Frame 1 (no input): blank canvas, image omitted
Frame 60 (no input): blank canvas, image omitted
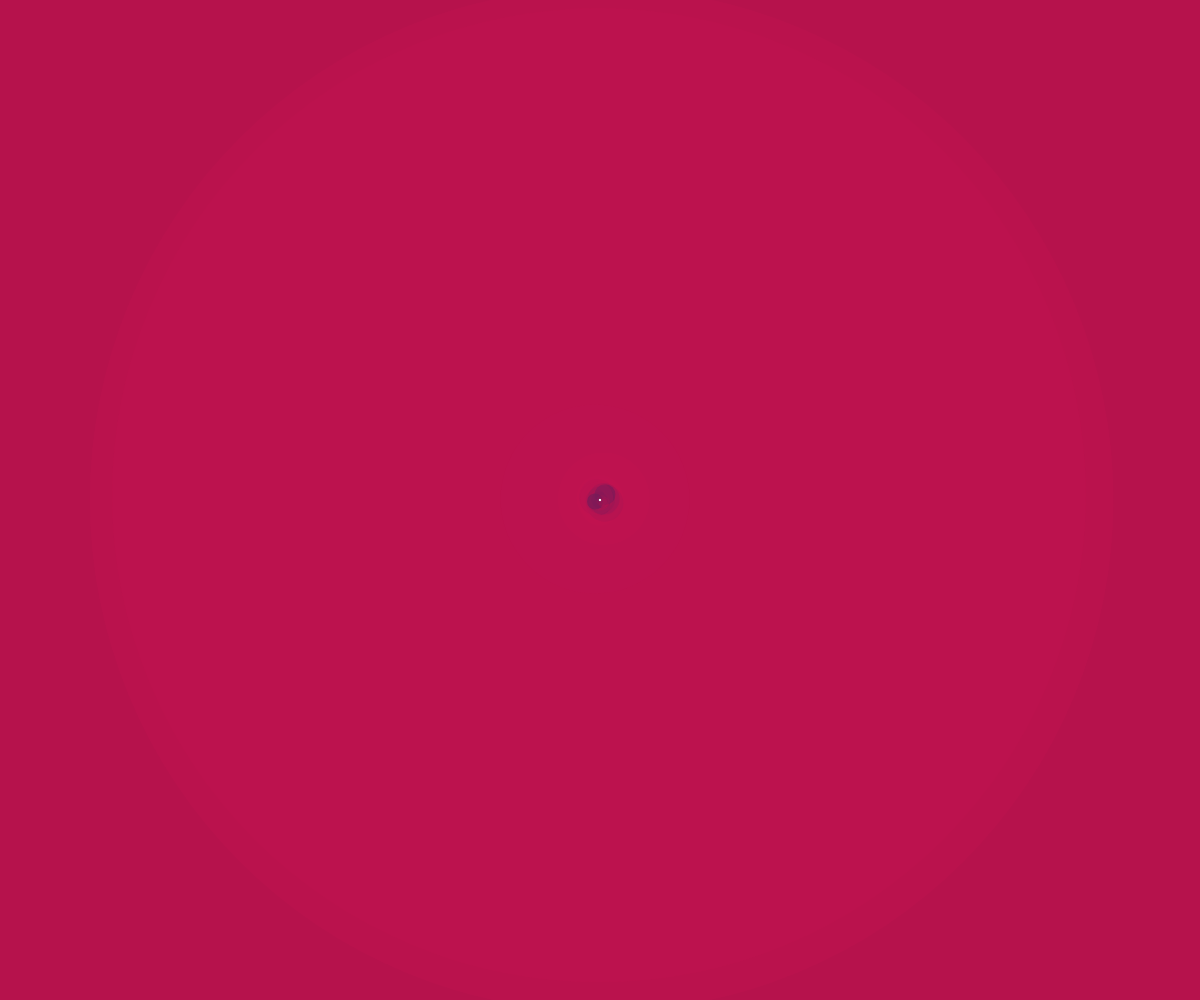
Frame 120 (the mouse pressed at the canvas centre since frame 60)

The p5.js sketch whose frames 1 and 60 were blank and that drew this single picture after the mouse press (run headless with seeded random() and noise() and a simulated clock; from frame 60 on, the mouse is pressed at the canvas centre):

// p5.js sketch
// ── sketch.js
let particles = [];
let trail = [];
let bgColor;

function setup() {
  createCanvas(windowWidth, windowHeight);
  bgColor = color(10, 5, 20);
  noCursor();
}

function draw() {
  // Create a subtle background animation that responds to mouse
  background(bgColor);

  // Mouse position affects the overall scene
  let mouseSpeed = dist(mouseX, mouseY, pmouseX, pmouseY);
  let hueOffset = (mouseX / width) * 30;
  let saturation = map(mouseY, 0, height, 20, 60);

  // Add new particles at mouse position
  if (mouseIsPressed) {
    for (let i = 0; i < 3; i++) {
      let p = {
        x: mouseX,
        y: mouseY,
        size: random(2, 8),
        maxLife: random(40, 80),
        life: random(40, 80),
        hue: (hueOffset + random(-10, 10)) % 360,
        sat: saturation,
        bri: 100,
        alpha: 255,
        ringSize: random(5, 20)
      };
      particles.push(p);
    }
  }

  // Update and draw particles
  for (let i = particles.length - 1; i >= 0; i--) {
    let p = particles[i];

    // Move particle
    p.x += random(-1, 1);
    p.y += random(-1, 1);

    // Fade out and shrink
    p.life--;
    p.alpha = map(p.life, 0, p.maxLife, 0, 255);
    p.size = map(p.life, 0, p.maxLife, 0, p.size);

    // Create ring effect
    if (p.life > p.maxLife * 0.7) {
      fill(p.hue, p.sat, p.bri, p.alpha * 0.7);
      noStroke();
      ellipse(p.x, p.y, p.ringSize * 2);
    }

    // Transition to pastel
    let pastelHue = (p.hue + 180) % 360;
    fill(pastelHue, p.sat * 0.5, 80, p.alpha * 0.3);
    noStroke();
    ellipse(p.x, p.y, p.size);

    // Remove dead particles
    if (p.life <= 0) {
      particles.splice(i, 1);
    }
  }

  // Create a trail effect behind the cursor
  trail.push({ x: mouseX, y: mouseY });
  if (trail.length > 30) {
    trail.shift();
  }

  // Draw the trail with fading opacity
  for (let i = 0; i < trail.length; i++) {
    let pos = trail[i];
    let alpha = map(i, 0, trail.length, 0, 150);
    fill(255, alpha);
    noStroke();
    ellipse(pos.x, pos.y, map(i, 0, trail.length, 3, 0.5));
  }
}

function windowResized() {
  resizeCanvas(windowWidth, windowHeight);
}
